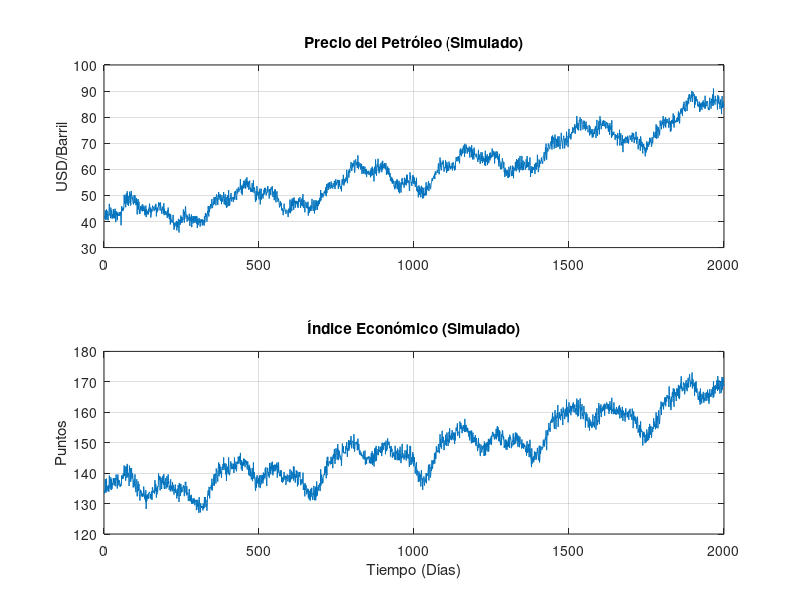

Recreate this plot in MATLAB.
%% Script para generar datos sintéticos de series de tiempo
% para el ejercicio de Redes LSTM (NN_ex2.m)
% Autor: Dr. Aboud BarsekhOnji
% Descripción: Genera dos series temporales correlacionadas:
% 1. Precio del Petróleo (OilPrice)
% 2. Índice Económico (EconomicIndex)

clear; clc; close all;

%% 1. Generación de Datos
rng(42); 

numTimeSteps = 2000;
t = (1:numTimeSteps)';

% Variable 1: Precio del Petróleo (Tendencia + Ciclos + Ruido)

noise_oil = 1.5 * randn(numTimeSteps, 1);
trend_oil = 0.02 * t + cumsum(0.1 * randn(numTimeSteps, 1)); 
seasonality_oil = 5 * sin(2*pi*t/365) + 2 * cos(2*pi*t/90);
OilPrice = 40 + trend_oil + seasonality_oil + noise_oil;

% Variable 2: Índice Económico (Correlacionado con OilPrice + su propia dinámica)
EconomicIndexBase = 100 + 0.8 * OilPrice; 
noise_eco = 1.0 * randn(numTimeSteps, 1);
cycle_eco = 3 * sin(2*pi*t/180);
EconomicIndex = EconomicIndexBase + cycle_eco + noise_eco;

% Normalización (Ojo: se puede avitar aunque es recomendable meter los datos normalizados para la LSTM)
OilPriceRaw = OilPrice;
EconomicIndexRaw = EconomicIndex;

mu = mean([OilPrice, EconomicIndex]);
sig = std([OilPrice, EconomicIndex]);

OilPriceStd = (OilPrice - mu(1)) / sig(1);
EconomicIndexStd = (EconomicIndex - mu(2)) / sig(2);

dataMatrix = [OilPriceStd, EconomicIndexStd]; % Esta es la matriz que contiene todos los datos

figure;
subplot(2,1,1);
plot(t, OilPriceRaw);
title('Precio del Petróleo (Simulado)');
ylabel('USD/Barril');
grid on;

subplot(2,1,2);
plot(t, EconomicIndexRaw);
title('Índice Económico (Simulado)');
ylabel('Puntos');
xlabel('Tiempo (Días)');
grid on;

%% 2. Preparación de Datos para LSTM (Formato WaveformData)
% El formato será compatible con el usado en NN_ex2.m cargando WaveformData.
% data: un cell array {1x1} que contiene la matriz [TimeSteps x Channels]

data = {dataMatrix}; 

% División Entrenamiento / Prueba (90% / 10%)
splitPoint = floor(0.9 * numTimeSteps);

dataTrain = dataMatrix(1:splitPoint, :);
dataTest = dataMatrix(splitPoint+1:end, :);

% Para Forecasting (Next Step Prediction):
% XTrain (Input): pasos t
% TTrain (Target): pasos t+1
% Nota: Para celdas de secuencias, la caja de herramientas de Deep Learning
% a veces prefiere vectores [Channels x TimeSteps].
% Sin embargo, en el ejemplo NN_ex2.m línea 46: predict(net,X(1:offset,:))
% sugiere que la red espera [TimeSteps x Channels] si la InputLayer no dice lo contrario.
% Pero la SequenceInputLayer por defecto espera [Channels x TimeSteps] si NO se especifica DataFormat.
% Revisaremos esto en las instrucciones. Asumiremos el formato standard de WaveformData.
% Si WaveformData es Time x Channels, los datos deben ser así.

% Vamos a transponer para asegurar compatibilidad con secuencia standar si es necesario
% Pero NN_ex2.m usa stackedplot(data{idx}) lo cual grafica columnas como canales.
% Entonces data{idx} es Time x Channels.

% Crear XTrain y TTrain como celdas que contienen la secuencia
XTrain = {dataTrain(1:end-1, :)}; % Input: t
TTrain = {dataTrain(2:end, :)};   % Output: t+1

% Crear XTest y TTest
XTest = {dataTest(1:end-1, :)};
TTest = {dataTest(2:end, :)};

%% 3. Guardar Datos
save('synthetic_data.mat', 'data', 'XTrain', 'TTrain', 'XTest', 'TTest', 'mu', 'sig');

fprintf('Datos generados exitosamente.\n');
fprintf('Dimensiones XTrain{1}: %d pasos x %d canales\n', size(XTrain{1},1), size(XTrain{1},2));
fprintf('Dimensiones XTest{1}:  %d pasos x %d canales\n', size(XTest{1},1), size(XTest{1},2));
fprintf('Archivo guardado: synthetic_data.mat\n');
